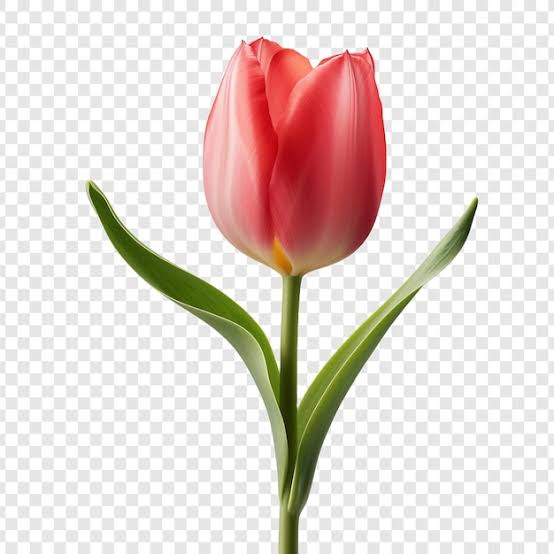
#> input picture OpenCV/Phase 5/img2.jpeg, 554 x 554 px, given in place of the camera
$ jupyter execute --allow-errors 'Working with Video & Webcam.ipynb'
#> lines starting #> are read from the running program, lines starting #| are printed output that depends on the picture; after the words box and inside, x2 and y2 are one past the last pixel; in counts of white or black regions, pixels touching at a corner belong together; pictures that were not available may be replaced by others from this repository, and a replacement may not be noted
[cell 1]
import cv2

[cell 2]
# Capturing video from webcam (cv2.VideoCapture)
cap = cv2.VideoCapture(0)

while True:

    ret, frame = cap.read()
#> frame is the input picture: shape (554, 554, 3); mean B, G, R 211.6, 216.4, 228.4

    cv2.imshow("Webcam", frame)

    if cv2.waitKey(1) & 0xFF == ord('q'):
#> (key q is pressed here)
        break

cap.release()
cv2.destroyAllWindows()

[cell 3]
#Reading video files
cap = cv2.VideoCapture("video.mp4")

while True:

    ret, frame = cap.read()

    if not ret:
        break

    cv2.imshow("Video", frame)

    if cv2.waitKey(25) & 0xFF == ord('q'):
#> (key q is pressed here)
        break

cap.release()
cv2.destroyAllWindows()

[cell 4]
# Convert Every Frame to Grayscale
import cv2

cap = cv2.VideoCapture(0)

while True:

    ret, frame = cap.read()

    gray = cv2.cvtColor(
        frame,
        cv2.COLOR_BGR2GRAY
    )
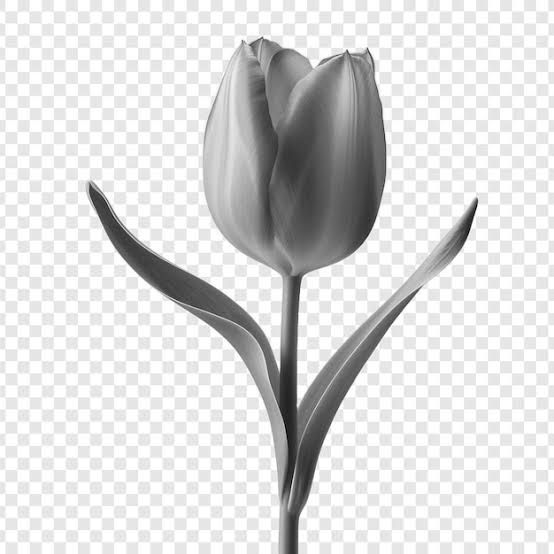
#> gray: shape (554, 554); min 2, max 255, mean 219.5

    cv2.imshow("Gray", gray)

    if cv2.waitKey(1) & 0xFF == ord('q'):
#> (key q is pressed here)
        break

cap.release()
cv2.destroyAllWindows()

[cell 5]
# Applying Multiple Filters
cap = cv2.VideoCapture(0)

while True:

    ret, frame = cap.read()

    gray = cv2.cvtColor(frame, cv2.COLOR_BGR2HSV)
#> gray: shape (554, 554, 3); mean H, S, V 18.2, 28.3, 229.6

    blur = cv2.GaussianBlur(gray, (5,5), 0)
#> blur: shape (554, 554, 3); mean H, S, V 18.2, 28.3, 229.6

    edges = cv2.Canny(blur, 50, 150)
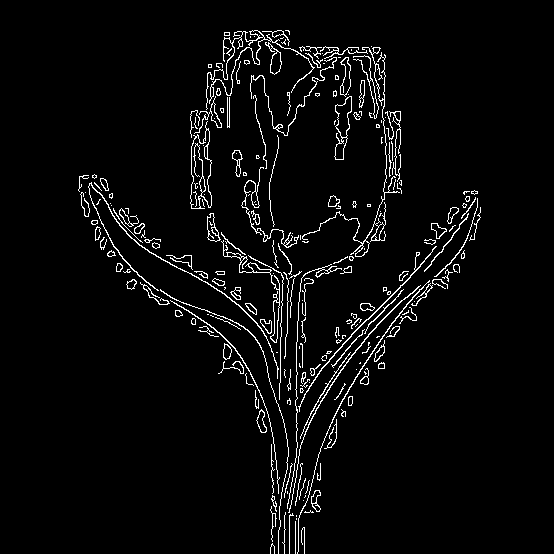
#> edges: shape (554, 554); 3.9% white in thin lines or dots, all inside (x1, y1, x2, y2) = (78, 30, 481, 554)

    cv2.imshow("Edges", edges)

    if cv2.waitKey(1) == ord('q'):
#> (key q is pressed here)
        break

cap.release()
cv2.destroyAllWindows()

$ run again, on OpenCV/Phase 5/flower.png
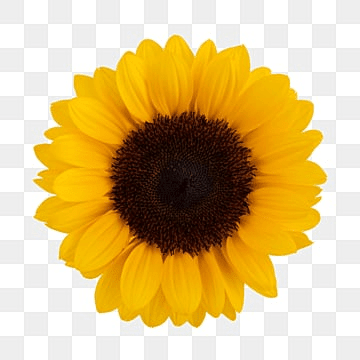
#> input picture OpenCV/Phase 5/flower.png, 360 x 360 px, given in place of the camera
#> frame is the input picture: shape (360, 360, 3); mean B, G, R 129.2, 189.5, 217.6
#> `gray = cv2.cvtColor( frame, cv2.COLOR_BGR2GRAY )`:
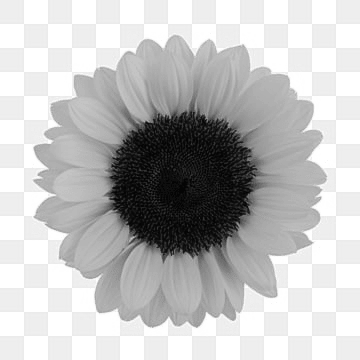
#> gray: shape (360, 360); min 4, max 255, mean 191
#> blur: shape (360, 360, 3); mean H, S, V 15.9, 118.1, 217.8
#> `edges = cv2.Canny(blur, 50, 150)`:
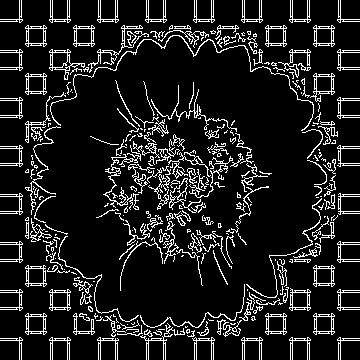
#> edges: shape (360, 360); 11.8% white in thin lines or dots

$ run again, on OpenCV/Phase 5/img1.png
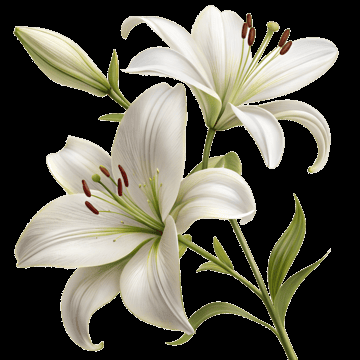
#> input picture OpenCV/Phase 5/img1.png, 360 x 360 px, given in place of the camera
#> frame is the input picture: shape (360, 360, 3); mean B, G, R 75.1, 87.5, 89.5
#> `gray = cv2.cvtColor( frame, cv2.COLOR_BGR2GRAY )`:
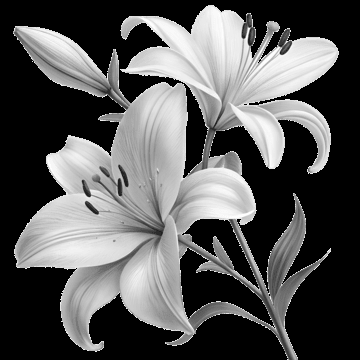
#> gray: shape (360, 360); min 0, max 253, mean 86.7
#> blur: shape (360, 360, 3); mean H, S, V 10.9, 23.8, 90
#> `edges = cv2.Canny(blur, 50, 150)`:
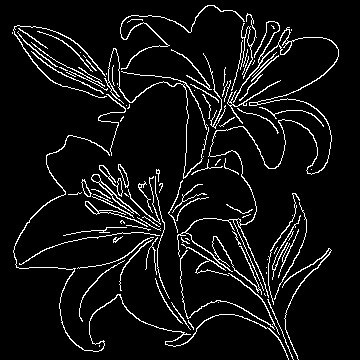
#> edges: shape (360, 360); 7% white in thin lines or dots, all inside (x1, y1, x2, y2) = (12, 5, 339, 360)
